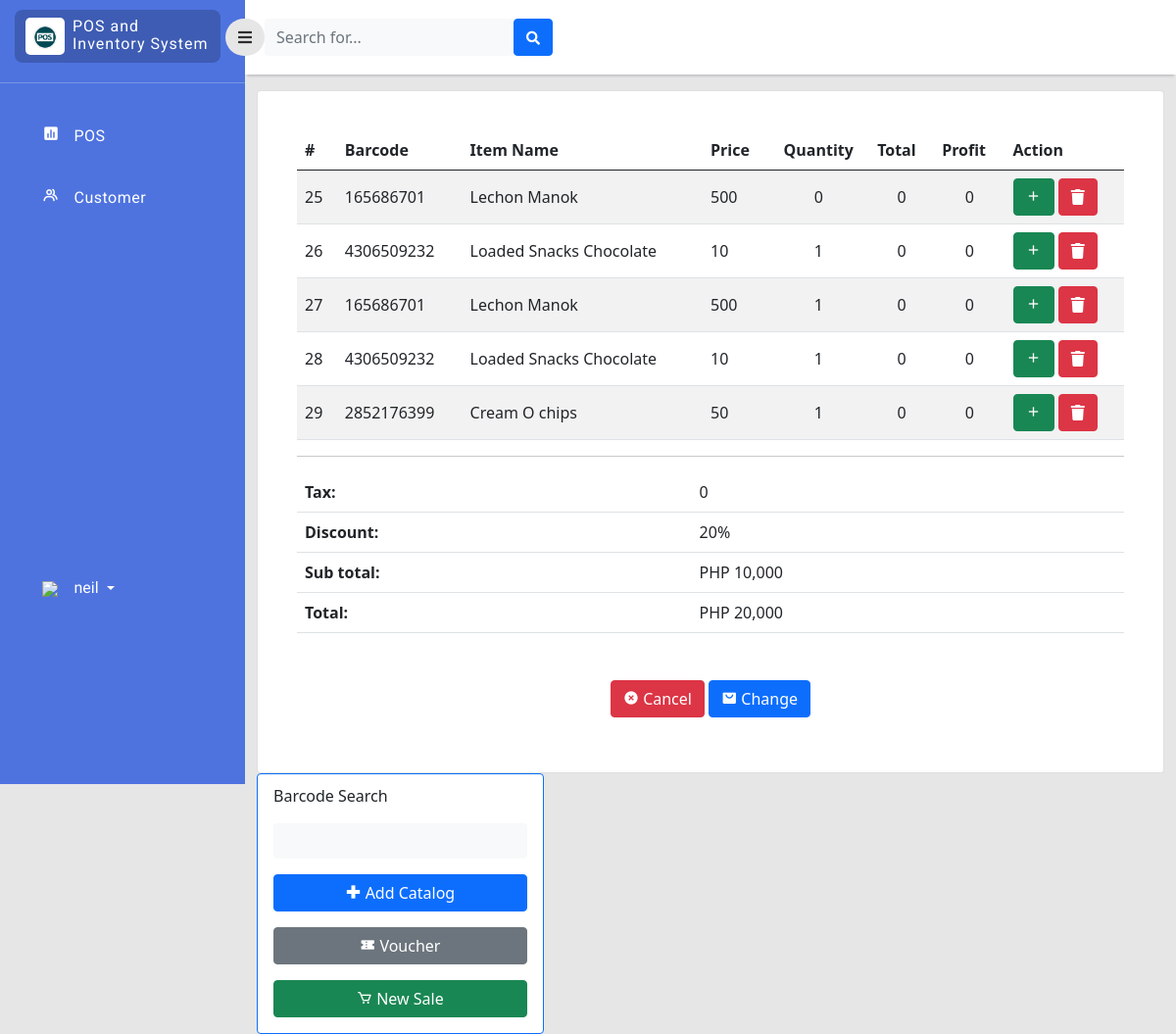
Before: /cashier/dashboard.php (signed in) with the older database file.
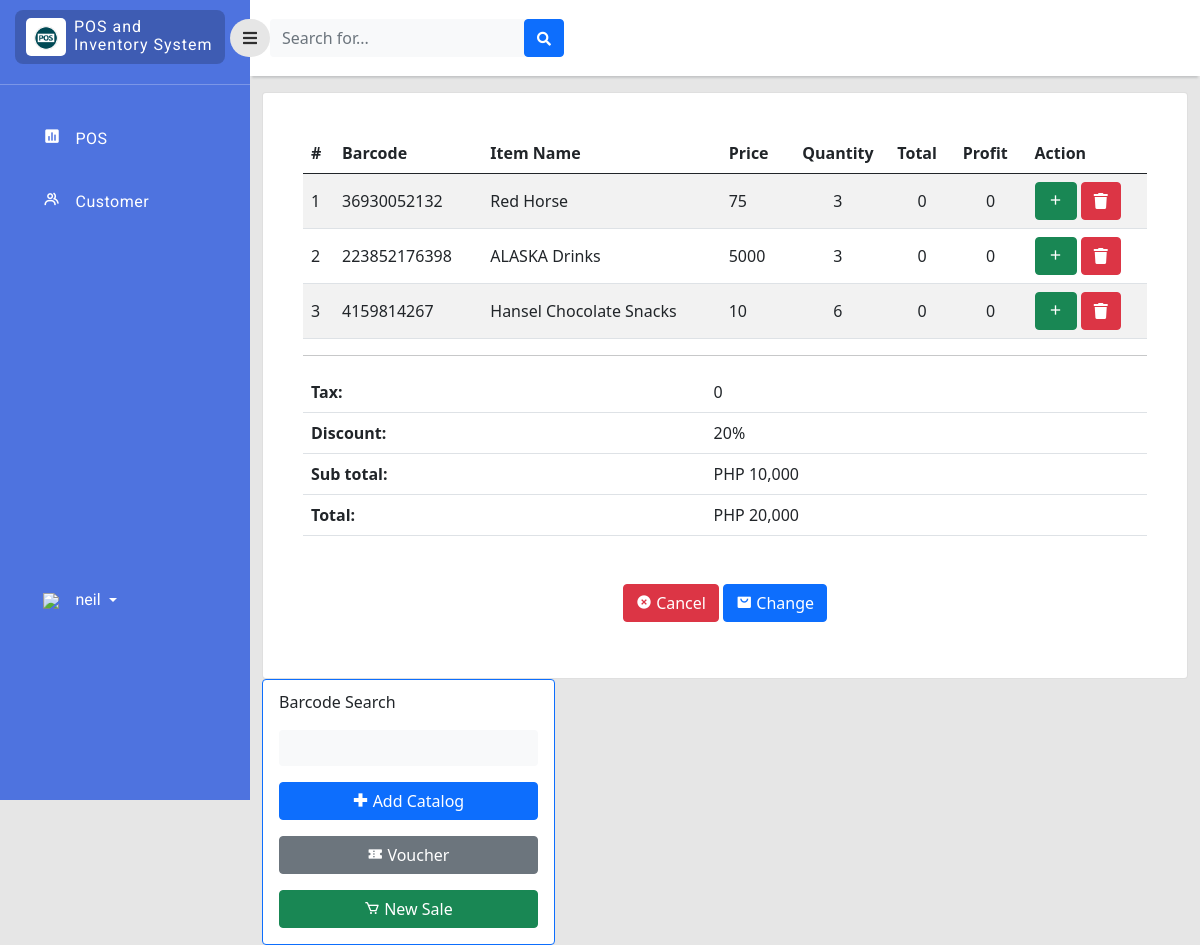
After: the same page with the newer database file.
### tables this page shows
CREATE TABLE `sales` (
  `sales_id` int(11) NOT NULL,
  `item_id` bigint(11) NOT NULL,
  `bar_code` varchar(255) NOT NULL,
  `item_name` varchar(255) NOT NULL,
  `sales_price` double NOT NULL,
  `Profit` double NOT NULL,
  `sales_quantity` double NOT NULL,
  `Total` double NOT NULL
);

CREATE TABLE `inventory` (
  `item_id` bigint(11) NOT NULL,
  `bar_code` bigint(11) NOT NULL,
  `item_name` varchar(255) NOT NULL,
  `quantity` int(11) NOT NULL,
  `price` double NOT NULL,
  `profit` double NOT NULL,
  `on_hand` int(11) NOT NULL,
  `category_id` int(11) NOT NULL,
  `supplier_id` int(11) NOT NULL,
  `stock_in` date NOT NULL
);

### cashier/dashboard.php (the view, shortened to what this page needs)
<?php
include '../php/connection.php';
?>
<!doctype html>
<html lang="en">
  <head>
    <link href="https://cdn.jsdelivr.net/npm/bootstrap@5.0.2/dist/css/bootstrap.min.css" rel="stylesheet"
>
    <link rel="stylesheet" type="text/css" href="../style/dash.css">
    <link
      href="https://cdnjs.cloudflare.com/ajax/libs/font-awesome/5.15.1/css/all.min.css"
      rel="stylesheet"
    />
    <link href='https://unpkg.com/boxicons@2.1.2/css/boxicons.min.css' rel='stylesheet'>
    </head>
    <body>
    <div class="page">
        <div class="sidebar">
            <div class="sidebar-header">
                <div class="sidebar-logo-container">
                    <div class="logo-container">
                        <img class="logo-sidebar" src="../image/logo.png" />
                    </div>
                    <div class="sys-name-container mt-2">
                        <p class="sys-name">
                            POS and <br>
                            <span class="brand-subname">
                            Inventory System
                            </span>
                        </p>
                    </div>
                </div>
            </div>
             <hr style="color:rgb(255, 255, 255);margin-top:10px;">
            <div class="sidebar-body">
                <ul class="navigation-list">
                    <li class="navigation-list-item">
                        <a class="navigation-link" href="dashboard.php">
                            <div class="row">
                                <div class="col-2">
                                    <i class='bx bxs-bar-chart-square' ></i>
                                </div>
                                <div class="col-9">
                                    POS
                                </div>
                            </div>
                        </a>
                    </li>
                    <li class="navigation-list-item">
                        <a class="navigation-link" href="customer.php">
                            <div class="row">
                                <div class="col-2">
                                    <i class='bx bx-group'></i>
                                </div>
                                <div class="col-9">
                                    Customer
                                </div>
                            </div>
                        </a>
                    </li>
                   <li class="navigation-list-item" style="margin-top: 350px;">
                        <div class="dropdown pb-1">
                            <a href="#" class="d-flex align-items-center text-white text-decoration-none dropdown-toggle" id="dropdownUser1" data-bs-toggle="dropdown" aria-expanded="false">
                                <div class="col-2">
                                    <img src="../image/user_35px.png" />
                                </div>
                                <span class="d-none d-sm-inline mx-1"><?php echo $_SESSION["username"];  ?></span>
                            </a>
                        </div>
                    </li>
                </ul>
            </div>
        </div>
        <div class="content">
            <div class="navigationBar">
                <button id="sidebarToggle" class="btn sidebarToggle">
                    <i class="fas fa-bars"></i>
                </button>
                <form class="d-none d-sm-inline-block form-inline mr-auto ml-md-3 my-2 my-md-0 mw-100 navbar-search">
                    <div class="input-group">
                        <input type="text" class="form-control bg-light border-0 small" placeholder="Search for..."aria-label="Search" aria-describedby="basic-addon2">
                        <div class="input-group-append">
                            <button class="btn btn-primary" type="button">
                                <i class="fas fa-search fa-sm"></i>
                            </button>
                        </div>
                    </div>
                </form>
            </div>
            <div class="container-fluid">
                    <div class="row">
                        <div class="col ">
                            <div class="card" >
                                <div class="card-body rounded-3 m-4 table-responsive-sm">
                                    <table class="table table-striped align-middle">
                                        <thead>
                                            <tr>
                                                 <th scope="col">#</th>
                                                <th scope="col">Barcode</th>
                                                <th scope="col">Item Name</th>
                                                <th scope="col">Price</th>
                                                <th scope="col" style="text-align: center">Quantity</th>
                                                <th scope="col">Total</th>
                                                <th scope="col">Profit</th>
                                                <th scope="col">Action</th>
                                            </tr>
                                        </thead>
                                        <tbody>
                                            <?php
                                            $query_run = mysqli_query($con,"SELECT * FROM sales,inventory WHERE(sales.item_id=inventory.item_id)");
                                            $sql_run = mysqli_query($con,"SELECT * FROM sales");
                                            while ($rows=mysqli_fetch_assoc($query_run) AND $dow=mysqli_fetch_assoc($sql_run)) { ?>
                                            <tr>
                                                <td><?php echo $rows['sales_id'];  ?></td>
                                                <TD><?php echo $rows['bar_code'];  ?></TD>
                                                <TD><?php echo $rows['item_name'];  ?></TD>
                                                <TD><?php echo $rows['price'];  ?></TD>
                                                <TD style="text-align:center"><?php echo $dow['sales_quantity'];  ?></TD>
                                                 <TD style="text-align:center"><?php echo $dow['Total'];  ?></TD>
                                                 <TD style="text-align:center"><?php echo $dow['Profit'];  ?></TD>
                                                 <TD>
                                                    <button class="btn btn-success quantitybtn " data-dir="up" data-bs-toggle="modal" >
                                                        <i class='bx bx-plus'></i>
                                                    </button>
                                                    <button class="btn btn-danger deletebtn" data-toggle="modal" type="button"><i class="fas fa-trash" data-toggle="tooltip" title="edit"></i></button>
                                                </TD>
                                            </tr>
                                        <?php }?>
                                        </tbody>
                                    </table>
                                    <hr>
                                    <table class="table table-striped align-middle" >
                                        <thead>
                                             <tr>
                                                <th>Tax:</th>
                                                <td>0</td>
                                            </tr>
                                            <tr>
                                                <th>Discount:</th>
                                                <td>20%</td>
                                            </tr>
                                            <tr>
                                                <th>Sub total:</th>
                                                <td>PHP 10,000</td>
                                            </tr>
                                            <tr>
                                                <th>Total:</th>
                                                <td>PHP 20,000</td>
                                            </tr>
                                        </thead>
                                    </table>
                                    <form class="text-center mt-5">
                                        <button class="btn btn-danger mb-3" type="button">
                                            <i class='bx bxs-x-circle'></i> Cancel
                                        </button>
                                        <button class="btn btn-primary mb-3" type="button">
                                            <i class='bx bxs-shopping-bag-alt' ></i> Change
                                        </button>
                                    </form>
                                </div>
                            </div>
                        </div>
                        <div class="col-12 col-md-5 col-lg-4">
                            <div class="card border-primary ps-3 pe-3">
                                <form class="d-none d-sm-inline-block form-inline mr-auto ml-md-3 my-2 my-md-0 mw-100 navbar-search " action="postransac.php" method="POST">
                                    <p style="margin-top: 10px;">Barcode Search</p>
                                    <input type="text" class="form-control bg-light border-0 small mb-3" name="bar_code">
                                    <button class="btn btn-primary w-100 mb-3" type="submit" name="create">
                                        <i class='bx bx-plus-medical'></i> Add Catalog
                                    </button>
                                    <button class="btn btn-secondary w-100 mb-3" type="button">
                                        <i class='bx bxs-coupon'></i> Voucher
                                    </button>
                                    <button class="btn btn-success w-100 mb-3" type="button">
                                        <i class='bx bx-cart' ></i> New Sale
                                    </button>
                                </form>
                            </div>
                        </div>
                </div>
            </div>
        </div>
     </div>
</body>
</html>

### style/dash.css (style rules this page uses)
body { background-color: #e6e6e6; }
.page .sidebar { background: rgb(78, 115, 223); position: fixed; top: 0; left: 0; width: 250px; height: 100vh; overflow-y: auto; overflow-x: hidden; transition: all 0.3s ease; }
.page .content { margin-left: 250px; transition: all 0.3s ease; }
.navigationBar { background-color: white; height: 50px; display: flex; padding: 38px 0px; align-items: center; box-shadow: 0 4px 2px -2px #c5c6c7; }
.sidebarToggle { font-size: 16px; color: rgb(0, 0, 0, 0.8); margin-left: -20px; z-index: 999; border-radius: 50px; background-color: #e6e6e6; transition: all 0.3s ease; outline: none!important; box-shadow: none!important; }
.sidebar-header { padding: 10px 25px 10px 15px; }
.sidebar-logo-container { background-color: rgb(0, 0, 0, 0.2); border-radius: 8px; padding-left: 3px; display: flex; }
.logo-container { max-width: 40px; background-color: #fff; border-radius: 5px; margin: 8px; padding: 6px 8px; }
.logo-sidebar { width: 100%; height: auto; }
.sys-name { color: white; margin: 0px; line-height: 1.1rem; font-size: 16px; letter-spacing: 1px; font-family: 'Roboto', sans-serif; }
.navigation-list { list-style-type:none; padding: 0px 18px; margin-top: 30px; }
.navigation-list-item { padding: 12px 18px 12px 25px; margin: 15px 0px; border-radius: 8px; }
.navigation-link { color: #fff; letter-spacing: 0.5px; font-weight: 400; text-decoration: none; font-size: 16px; font-family: 'Roboto', sans-serif; }
.navigation-link i { font-size: 18px; color: #fff; }
.navigation-list-item .dropdown span { text-decoration: none; font-size: 16px; font-family: 'Roboto', sans-serif; }

Changed rows visible on the page:
removed sales: sales_id "25", item.bar_code "165686701", item.item_name "Lechon Manok", item.price "500", sales_quantity "0", Total "0", Profit "0"
removed sales: sales_id "26", item.bar_code "4306509232", item.item_name "Loaded Snacks Chocolate", item.price "10", sales_quantity "1", Total "0", Profit "0"
removed sales: sales_id "27", item.bar_code "165686701", item.item_name "Lechon Manok", item.price "500", sales_quantity "1", Total "0", Profit "0"
removed sales: sales_id "28", item.bar_code "4306509232", item.item_name "Loaded Snacks Chocolate", item.price "10", sales_quantity "1", Total "0", Profit "0"
removed sales: sales_id "29", item.bar_code "2852176399", item.item_name "Cream O chips", item.price "50", sales_quantity "1", Total "0", Profit "0"
added sales: sales_id "1", item.bar_code "36930052132", item.item_name "Red Horse", item.price "75", sales_quantity "3", Total "0", Profit "0"
added sales: sales_id "2", item.bar_code "223852176398", item.item_name "ALASKA Drinks", item.price "5000", sales_quantity "3", Total "0", Profit "0"
added sales: sales_id "3", item.bar_code "4159814267", item.item_name "Hansel Chocolate Snacks", item.price "10", sales_quantity "6", Total "0", Profit "0"
